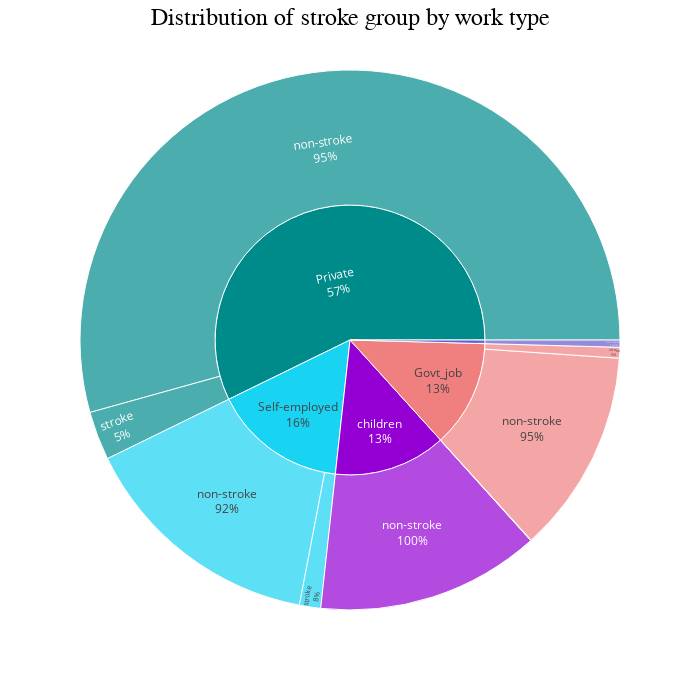

This figure's notebook cell:
### Code cell
fig = px.sunburst(stroke_on_work, path = ['work_type', 'stroke'], values = 'count', color = 'work_type',
                 color_discrete_map = {'Govt_job': 'lightcoral', 'Never_worked': 'slateblue', 'Private': 'darkcyan', 
                                       'children': 'darkviolet', 'Self_employed': 'darkorange'},
                 width = 700, height = 700)

fig.update_layout(annotations = [dict(text = 'Distribution of stroke group by work type', 
                                      x = 0.5, y = 1.1, font_size = 24, showarrow = False, 
                                      font_family = 'Arial Black',
                                      font_color = 'black')])

fig.update_traces(textinfo = 'label + percent parent')
                  
fig.show()

### Figure 1 — Plotly figure (JSON) as saved in the notebook; plotly's stock layout.template omitted (floating-point values rounded to 4 significant figures)
{"data": [{"branchvalues": "total", "customdata": [["Govt_job"], ["Never_worked"], ["Private"], ["Self-employed"], ["children"], ["Govt_job"], ["Private"], ["Self-employed"], ["children"], ["Govt_job"], ["Never_worked"], ["Private"], ["Self-employed"], ["children"]], "domain": {"x": [0, 1], "y": [0, 1]}, "hovertemplate": "labels=%{label}<br>count=%{value}<br>parent=%{parent}<br>id=%{id}<br>work_type=%{customdata[0]}<extra></extra>", "ids": ["Govt_job/non-stroke", "Never_worked/non-stroke", "Private/non-stroke", "Self-employed/non-stroke", "children/non-stroke", "Govt_job/stroke", "Private/stroke", "Self-employed/stroke", "children/stroke", "Govt_job", "Never_worked", "Private", "Self-employed", "children"], "labels": ["non-stroke", "non-stroke", "non-stroke", "non-stroke", "non-stroke", "stroke", "stroke", "stroke", "stroke", "Govt_job", "Never_worked", "Private", "Self-employed", "children"], "marker": {"colors": ["lightcoral", "slateblue", "darkcyan", "#19d3f3", "darkviolet", "lightcoral", "darkcyan", "#19d3f3", "darkviolet", "lightcoral", "slateblue", "darkcyan", "#19d3f3", "darkviolet"]}, "name": "", "parents": ["Govt_job", "Never_worked", "Private", "Self-employed", "children", "Govt_job", "Private", "Self-employed", "children", "", "", "", "", ""], "textinfo": "label+percent parent", "type": "sunburst", "values": [624, 22, 2776, 754, 685, 33, 149, 65, 2, 657, 22, 2925, 819, 687]}], "layout": {"annotations": [{"font": {"color": "black", "family": "Arial Black", "size": 24}, "showarrow": false, "text": "Distribution of stroke group by work type", "x": 0.5, "y": 1.1}], "height": 700, "legend": {"tracegroupgap": 0}, "margin": {"t": 60}, "width": 700}}
